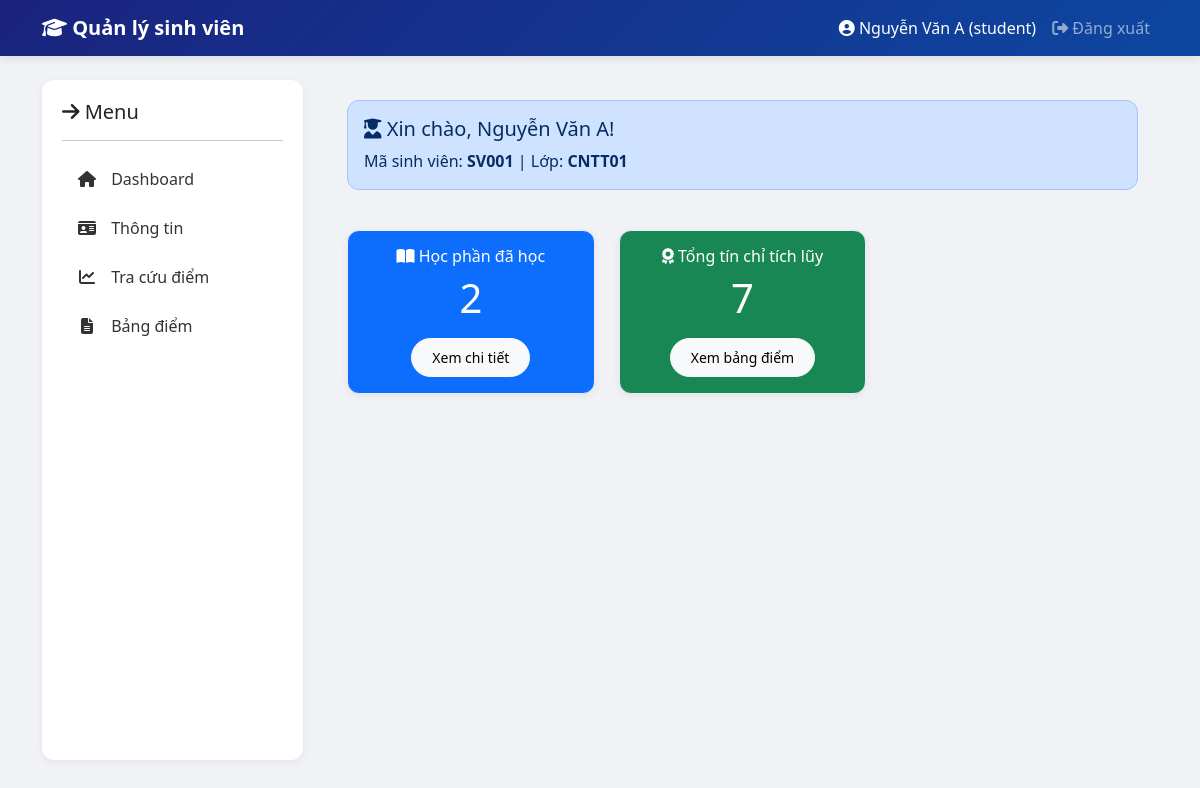
The app's page /student/dashboard (signed in) with its own data.
### tables this page shows
CREATE TABLE SinhVien (
    MaSV VARCHAR(20) PRIMARY KEY,
    HoTen VARCHAR(100) NOT NULL,
    NgaySinh DATE NOT NULL,
    GioiTinh ENUM('Nam', 'Nữ') NOT NULL,
    SDT VARCHAR(15),
    DiaChi VARCHAR(200),
    MaLop VARCHAR(20),
    password VARCHAR(255) NOT NULL
);

### controllers/StudentController.php (called while the page is built, shortened)
<?php
require_once __DIR__ . '/../models/SinhVien.php';
require_once __DIR__ . '/../models/Ketqua.php';
require_once __DIR__ . '/../models/LopHocPhan.php';
require_once __DIR__ . '/../models/MonHoc.php';
class StudentController {
    private $sinhVienModel;
    private $ketQuaModel;
    private $lopHocPhanModel;
    private $monHocModel;
    private $hocKyModel;
    public function __construct($pdo) {
        $this->sinhVienModel = new SinhVien($pdo);
        $this->ketQuaModel = new KetQua($pdo);
        $this->lopHocPhanModel = new LopHocPhan($pdo);
        $this->monHocModel = new MonHoc($pdo);
        $this->hocKyModel = new HocKy($pdo);
    }
    public function dashboard() {
        $maSV = $_SESSION['user']['maSV'];
        $sinhVien = $this->sinhVienModel->getById($maSV);
        $ketQuaList = $this->ketQuaModel->getByStudent($maSV);
        $populatedList = [];
        foreach ($ketQuaList as $kq) {
            $lopHocPhan = $this->lopHocPhanModel->getById($kq['MaLHP']);
            $monHoc = $this->monHocModel->getById($lopHocPhan['MaMH']);
            $hocKy = $this->hocKyModel->getById($lopHocPhan['MaHK']);
            $populatedList[] = array_merge($kq, [
                'monHoc' => $monHoc,
                'hocKy' => $hocKy
            ]);
        }
        render('student/dashboard', [
            'user' => $_SESSION['user'],
            'sinhVien' => $sinhVien,
            'ketQuaList' => $populatedList
        ]);
    }
}
?>

### public/index.php (called while the page is built, shortened)
<?php
require_once __DIR__ . '/../config/database.php';
require_once __DIR__ . '/../routes/index.php';
?>

### models/SinhVien.php (called while the page is built, shortened)
<?php
class SinhVien {
    private $db;
    public function __construct($pdo) {
        $this->db = $pdo;
    }
    public function getById($maSV) {
        $stmt = $this->db->prepare("SELECT * FROM SinhVien WHERE MaSV = ?");
        $stmt->execute([$maSV]);
        return $stmt->fetch();
    }
}
?>

### models/Ketqua.php (called while the page is built, shortened)
<?php
class KetQua {
    private $db;
    public function __construct($pdo) {
        $this->db = $pdo;
    }
    public function getByStudent($maSV) {
        $stmt = $this->db->prepare("
            SELECT kq.*, mh.TenMH, mh.SoTinChi, lhp.MaMH
            FROM KetQua kq
            JOIN LopHocPhan lhp ON kq.MaLHP = lhp.MaLHP
            JOIN MonHoc mh ON lhp.MaMH = mh.MaMH
            WHERE kq.MaSV = ?
        ");
        $stmt->execute([$maSV]);
        return $stmt->fetchAll();
    }
}
?>

### models/MonHoc.php (called while the page is built, shortened)
<?php
class MonHoc {
    private $db;
    public function __construct($pdo) {
        $this->db = $pdo;
    }
    public function getById($maMH) {
        $stmt = $this->db->prepare("SELECT * FROM MonHoc WHERE MaMH = ?");
        $stmt->execute([$maMH]);
        return $stmt->fetch();
    }
}
?>

### models/LopHocPhan.php (called while the page is built, shortened)
<?php
class LopHocPhan {
    private $db;
    public function __construct($pdo) {
        $this->db = $pdo;
    }
    public function getById($maLHP) {
        $stmt = $this->db->prepare("SELECT * FROM LopHocPhan WHERE MaLHP = ?");
        $stmt->execute([$maLHP]);
        return $stmt->fetch();
    }
}
?>

### views/student/dashboard.php (the view, shortened to what this page needs)
<div class="row mb-4">
    <div class="col-12">
        <div class="alert alert-primary">
            <h5><i class="fas fa-user-graduate"></i> Xin chào, <?= htmlspecialchars($sinhVien['HoTen'] ?? $user['hoTen'] ?? 'Sinh viên') ?>!</h5>
            <p class="mb-0">Mã sinh viên: <strong><?= htmlspecialchars($sinhVien['MaSV'] ?? '') ?></strong> | Lớp: <strong><?= htmlspecialchars($sinhVien['MaLop'] ?? '') ?></strong></p>
        </div>
    </div>
</div>
<?php
$totalCourses = count($ketQuaList);
$totalCredits = 0;
foreach ($ketQuaList as $item) {
    $credits = $item['monHoc']['SoTinChi'] ?? 0;
    $totalCredits += $credits;
}
?>
<div class="row mb-4">
    <div class="col-md-4 mb-3">
        <div class="card bg-primary text-white">
            <div class="card-body text-center">
                <h6><i class="fas fa-book-open"></i> Học phần đã học</h6>
                <h3 class="display-6"><?= $totalCourses ?></h3>
                <a href="<?= url('/student/grades') ?>" class="btn btn-light btn-sm mt-2">Xem chi tiết</a>
            </div>
        </div>
    </div>
    <div class="col-md-4 mb-3">
        <div class="card bg-success text-white">
            <div class="card-body text-center">
                <h6><i class="fas fa-award"></i> Tổng tín chỉ tích lũy</h6>
                <h3 class="display-6"><?= $totalCredits ?></h3>
                <a href="<?= url('/student/transcript') ?>" class="btn btn-light btn-sm mt-2">Xem bảng điểm</a>
            </div>
        </div>
    </div>

### public/css/style.css (style rules this page uses)
body { background: #f0f2f5; min-height: 100vh; }
.card { border-radius: 12px; box-shadow: 0 2px 8px rgba(0,0,0,0.06); border: 1px solid #e8ecf1; }
.btn { border-radius: 30px; padding: 8px 20px; }
.alert { border-radius: 12px; }

### records on screen
sinhvien: HoTen "Nguyễn Văn A", MaSV "SV001", MaLop "CNTT01"

### other values on screen
$_SESSION['user']['hoTen'] "Nguyễn Văn A"
$_SESSION['user']['role'] "student"
$totalCourses "2"
$totalCredits "7"
